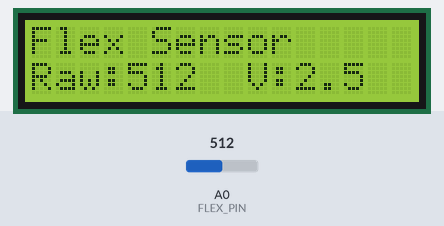
A sketch run on a simulated Arduino Uno, built with avr-gcc and run on an emulated ATmega328P. On the bench: 16×2 character LCD. The test bench sets the inputs (shaded band); at power-on: A0 (FLEX_PIN) = 512. What the sketch prints to the serial monitor is not drawn.

Above: at 1.2 s.
1.3 s: A0 (FLEX_PIN) set to 716
At 2.6 s:
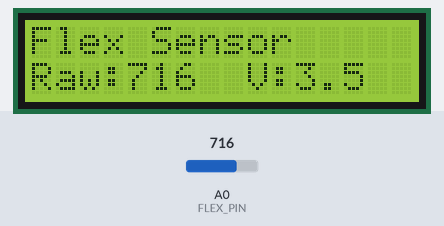
2.9 s: A0 (FLEX_PIN) set to 900
At 3.7 s:
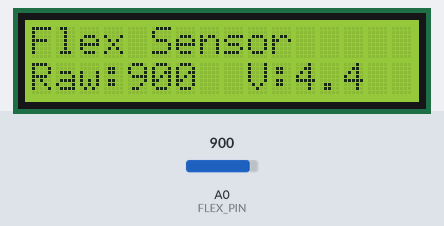
4.4 s: A0 (FLEX_PIN) set to 1023
At 4.7 s:
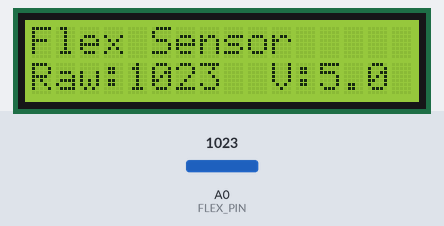
Timing chart, 0 to 7.4 s (numbered marks = the images above; inputs shaded):
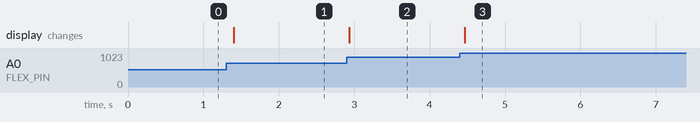

The sketch:

1flex_with_LCD.ino
```cpp
#include <LiquidCrystal_I2C.h>

// Most PCF8574T modules use address 0x27
// If nothing shows, try 0x3F instead
LiquidCrystal_I2C lcd(0x27, 16, 2);

const int FLEX_PIN = A0;

void setup() {
  lcd.init();
  lcd.backlight();
  lcd.setCursor(0, 0);
  lcd.print("Flex Sensor");
  Serial.begin(9600);
}

void loop() {
  int raw = analogRead(FLEX_PIN);
  float voltage = raw * (5.0 / 1023.0);

  lcd.setCursor(0, 1);
  lcd.print("Raw:");
  lcd.print(raw);
  lcd.print("  V:");
  lcd.print(voltage, 1);
  lcd.print("    ");

  Serial.print("Raw: ");
  Serial.print(raw);
  Serial.print("  Voltage: ");
  Serial.println(voltage, 2);

  delay(200);
}
```

Measured:
- after the input at 1.3 s, the display: changes after 0.10 s (image 1)
- after the input at 2.9 s, the display: changes at once (image 2)
- after the input at 4.4 s, the display: changes after 0.06 s (image 3)
